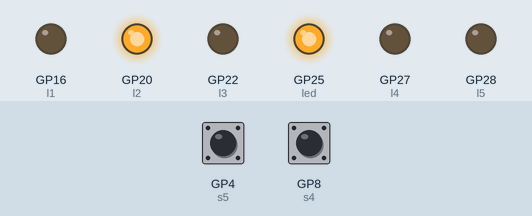
Simulated run of this program. Board: Raspberry Pi Pico running MicroPython. Shown: output pins drawn as LEDs (lit = HIGH). The inputs (shaded band) are chosen by the test bench; at power-on: GP4 (s5) HIGH, GP8 (s4) HIGH. Random numbers come from a fixed seed.

Above: at 0.1 s.
Timing chart, 0 to 1.6 s (numbered marks = the images above):
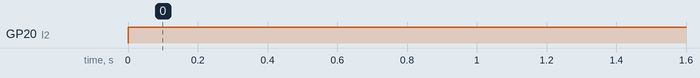

Measured:
- by itself, GP20 (l2): LOW → HIGH at 0.00 s

The program:

pico1.py
```python
from machine import Pin
from time import sleep
from random import randint

led=Pin(25,Pin.OUT)
led.on()

s1=Pin(15,Pin.IN,Pin.PULL_UP)
s2=Pin(13,Pin.IN,Pin.PULL_UP)
s3=Pin(10,Pin.IN,Pin.PULL_UP)
s4=Pin(8,Pin.IN,Pin.PULL_UP)
s5=Pin(4,Pin.IN,Pin.PULL_UP)
s6=Pin(3,Pin.IN,Pin.PULL_UP)
ss=[s1,s2,s3,s4,s5,s6]

l1=Pin(16,Pin.OUT)
l2=Pin(20,Pin.OUT)
l3=Pin(22,Pin.OUT)
l4=Pin(27,Pin.OUT)
l5=Pin(28,Pin.OUT)

ls=[l1,l2,l3,l4,l5]

while True:
    b=True
    a=randint(0,4)
    ls[a].toggle()
    while b:
        for i in range(0,5):
            if ss[i].value()==0:
                sleep(0.01)
                if ss[i].value()==0:
                    if i==a:
                        ls[i].toggle()
                        b=False
                    while ss[i].value()==0:
                        sleep(0.01)
```
